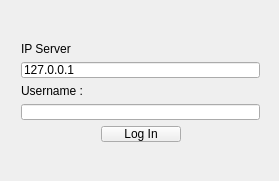
<?xml version="1.0" encoding="UTF-8"?>
<ui version="4.0">
 <class>MainWindow</class>
 <widget class="QMainWindow" name="MainWindow">
  <property name="geometry">
   <rect>
    <x>0</x>
    <y>0</y>
    <width>279</width>
    <height>181</height>
   </rect>
  </property>
  <property name="minimumSize">
   <size>
    <width>279</width>
    <height>181</height>
   </size>
  </property>
  <property name="maximumSize">
   <size>
    <width>279</width>
    <height>181</height>
   </size>
  </property>
  <property name="windowTitle">
   <string>Babel - Connection</string>
  </property>
  <property name="windowIcon">
   <iconset resource="Assets.qrc">
    <normaloff>:/logo.png</normaloff>:/logo.png</iconset>
  </property>
  <widget class="QWidget" name="centralWidget">
   <widget class="QWidget" name="verticalLayoutWidget">
    <property name="geometry">
     <rect>
      <x>10</x>
      <y>31</y>
      <width>261</width>
      <height>121</height>
     </rect>
    </property>
    <layout class="QVBoxLayout" name="verticalLayout">
     <item>
      <widget class="QLabel" name="label_2">
       <property name="text">
        <string>IP Server</string>
       </property>
      </widget>
     </item>
     <item>
      <widget class="QLineEdit" name="tvIpServer">
       <property name="text">
        <string>127.0.0.1</string>
       </property>
      </widget>
     </item>
     <item>
      <widget class="QLabel" name="label">
       <property name="text">
        <string>Username :</string>
       </property>
      </widget>
     </item>
     <item>
      <widget class="QLineEdit" name="tvPseudo"/>
     </item>
     <item>
      <layout class="QHBoxLayout" name="horizontalLayout">
       <item>
        <spacer name="horizontalSpacer_2">
         <property name="orientation">
          <enum>Qt::Horizontal</enum>
         </property>
         <property name="sizeHint" stdset="0">
          <size>
           <width>40</width>
           <height>20</height>
          </size>
         </property>
        </spacer>
       </item>
       <item>
        <widget class="QPushButton" name="pushButton">
         <property name="text">
          <string>Log In</string>
         </property>
        </widget>
       </item>
       <item>
        <spacer name="horizontalSpacer">
         <property name="orientation">
          <enum>Qt::Horizontal</enum>
         </property>
         <property name="sizeHint" stdset="0">
          <size>
           <width>40</width>
           <height>20</height>
          </size>
         </property>
        </spacer>
       </item>
      </layout>
     </item>
    </layout>
   </widget>
  </widget>
 </widget>
 <layoutdefault spacing="6" margin="11"/>
 <resources>
  <include location="Assets.qrc"/>
 </resources>
 <connections/>
</ui>
